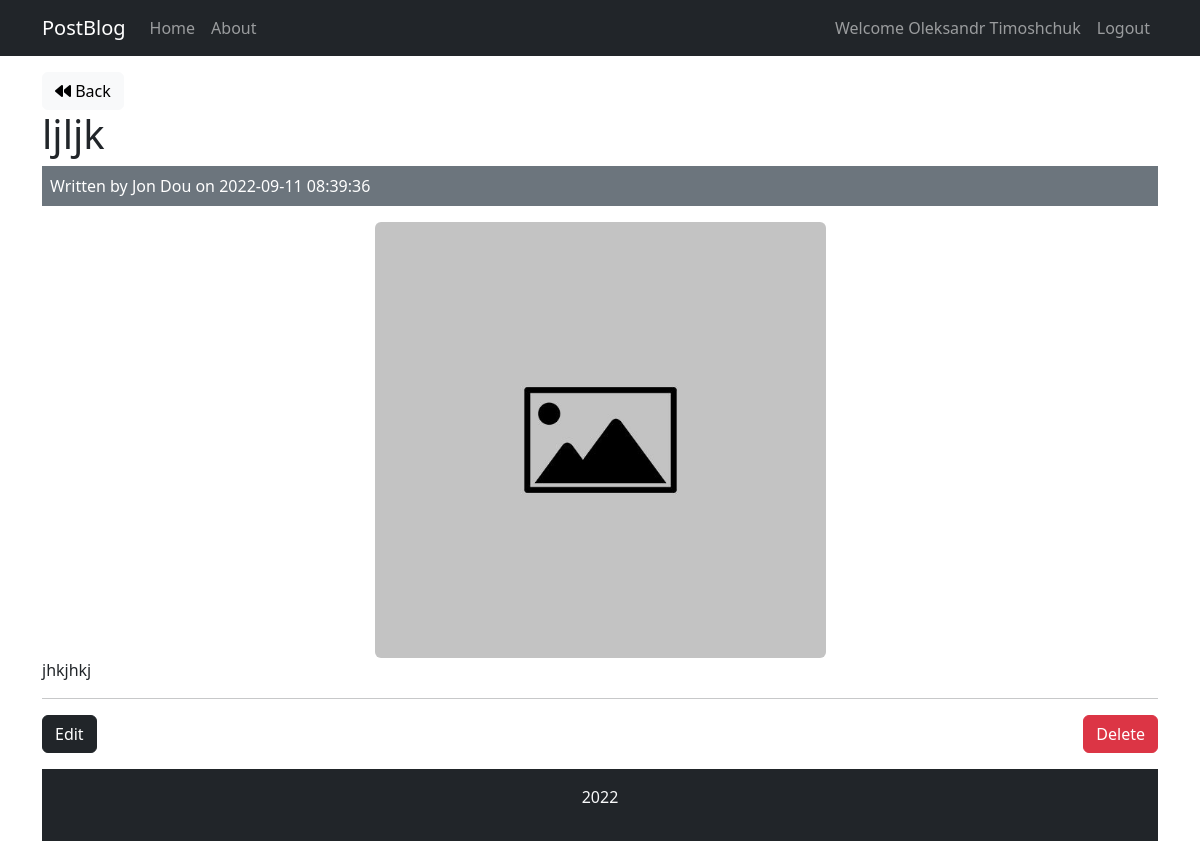
/posts/show/52 (signed in), run on the app's committed database.
### tables this page shows
CREATE TABLE `posts` (
  `id` int(11) NOT NULL,
  `user_id` int(11) NOT NULL,
  `image` varchar(500) NOT NULL,
  `title` varchar(255) NOT NULL,
  `body` text NOT NULL,
  `created_at` datetime NOT NULL DEFAULT current_timestamp()
);

CREATE TABLE `users` (
  `id` int(11) NOT NULL,
  `name` varchar(255) NOT NULL,
  `email` varchar(255) NOT NULL,
  `password` varchar(255) NOT NULL,
  `created_at` datetime NOT NULL DEFAULT current_timestamp(),
  `is_admin` tinyint(1) NOT NULL
);

### app/controllers/Posts.php (called while the page is built, shortened)
<?php
class Posts extends Controller
{
	public function __construct()
	{
		$this->postModel = $this->model("Post");
		$this->userModel = $this->model("User");
	}
	public function show($id)
	{
		$post = $this->postModel->getPostById($id);
		$user = $this->userModel->getUserById($post->user_id);
		$current_user = $this->userModel->getUserById($_SESSION["user_id"]);
		$data = [
			"post" => $post,
			"user" => $user,
			"current_user"=> $current_user
		];
		$this->view("posts/show", $data);
	}
}

### app/libraries/Core.php (called while the page is built, shortened)
<?php
class Core
{
	protected $currentMethod = "index";
	public function __construct()
	{
		$url = $this->getUrl();
		if (!empty($url[0]) && file_exists("../app/controllers/" . ucwords($url[0]) . ".php")) {
			unset($url[0]);
		}
		$this->currentController = new $this->currentController;
		if (isset($url[1])) {
			if (method_exists($this->currentController, $url[1])) {
				$this->currentMethod = $url[1];
				unset($url[1]);
			}
		}
		$this->params = $url ? array_values($url) : [];
		call_user_func_array([$this->currentController, $this->currentMethod], $this->params);
	}
	public function getUrl()
	{
		if (isset($_GET["url"])) {
			$url = rtrim($_GET["url"], "/");
			$url = filter_var($url, FILTER_SANITIZE_URL);
			$url = explode("/", $url);
			return $url;
		}
	}
}

### public/index.php (called while the page is built, shortened)
<?php
$init = new Core();

### app/libraries/Database.php (called while the page is built, shortened)
<?php
class Database
{
	private $host = DB_HOST;
	private $user = DB_USER;
	private $pass = DB_PASS;
	private $dbname = DB_NAME;
	private $dbh;
	private $stmt;
	public function __construct()
	{
		$dsn = "mysql:host:={$this->host}; dbname={$this->dbname}";
		$options = array(
			PDO::ATTR_PERSISTENT => true,
			PDO::ATTR_ERRMODE => PDO::ERRMODE_EXCEPTION
		);
		try {
			$this->dbh = new PDO($dsn, $this->user, $this->pass, $options);
		} catch (PDOException $e) {
			$this->error = $e->getMessage();
			echo $this->error;
		}
	}
	public function query($sql)
	{
		$this->stmt = $this->dbh->prepare($sql);
	}
	public function bind($param, $value, $type = null)
	{
		if (is_null($type)) {
			switch (true) {
				case is_int($value):
					$type = PDO::PARAM_INT;
					break;
				default:
					$type = PDO::PARAM_STR;
			}
		}
		$this->stmt->bindValue($param, $value, $type);
	}
	public function execute()
	{
		return $this->stmt->execute();
	}
	public function single()
	{
		$this->execute();
		return $this->stmt->fetch(PDO::FETCH_OBJ);
	}
}

### app/models/Post.php (called while the page is built, shortened)
<?php
class Post
{
	private $db;
	public function __construct()
	{
		$this->db = new Database;
	}
	public function getPostById($id)
	{
		$this->db->query("SELECT * FROM posts WHERE id = :id");
		$this->db->bind(":id", $id);
		$row = $this->db->single();
		return $row;
	}
}

### app/models/User.php (called while the page is built, shortened)
 <?php
class User
{
	private $db;
	public function __construct()
	{
		$this->db = new Database;
	}
	public function getUserById($id)
	{
		$this->db->query("SELECT * FROM users WHERE id = :id");
		$this->db->bind(":id", $id);
		$row = $this->db->single();
		return $row;
	}
}
?>

### app/views/posts/show.php (the view)
<?php require APPROOT . "/views/inc/header.php"; ?>
<a href="<?php echo URLROOT; ?>/posts" class="btn btn-light"><i class="fa fa-backward"></i> Back</a>
<h1><?php echo $data['post']->title; ?></h1>
<div class="bg-secondary text-white p-2 mb-3">
	Written by <?php echo $data['user']->name . " on " . $data['post']->created_at; ?>
</div>
<div class="row">
	<div class="col-5 mx-auto">
		<img class="img-fluid rounded" src="<?php echo $data['post']->image ? URLROOT.'/uploads/img/' .$data['post']->image : URLROOT.'/uploads/img/default-image.jpg'; ?>" alt="Post image">
	</div>
</div>
<p><?php echo $data['post']->body; ?></p>
<?php if ($data['post']->user_id == $_SESSION['user_id'] || $data['current_user'] && $data['current_user']->is_admin) : ?>
	<hr>
	<a href="<?php echo URLROOT; ?>/posts/edit/<?php echo $data['post']->id; ?>" class="btn btn-dark">Edit</a>
	<form class="float-end" action="<?php echo URLROOT; ?>/posts/delete/<?php echo $data['post']->id; ?>" method="post">
		<input type="submit" value="Delete" class="btn btn-danger">
	</form>
<?php endif; ?>
<?php require APPROOT . "/views/inc/footer.php";

### data on the page
posts: title "ljljk", created_at "2022-09-11 08:39:36", body "jhkjhkj"
users: name "Jon Dou"

### other printed values
SITENAME "PostBlog"
$_SESSION["user_name"] "Oleksandr Timoshchuk"
